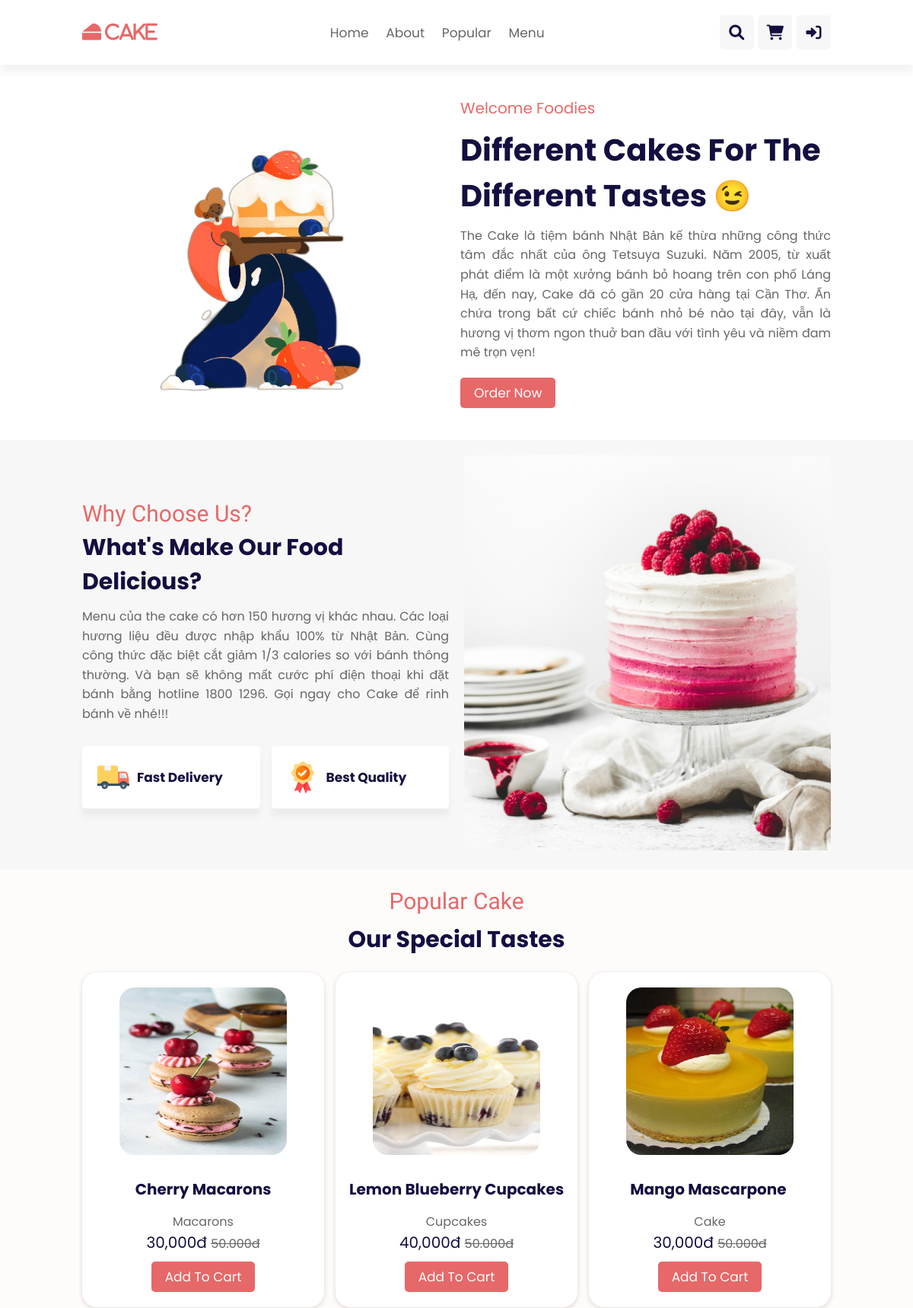
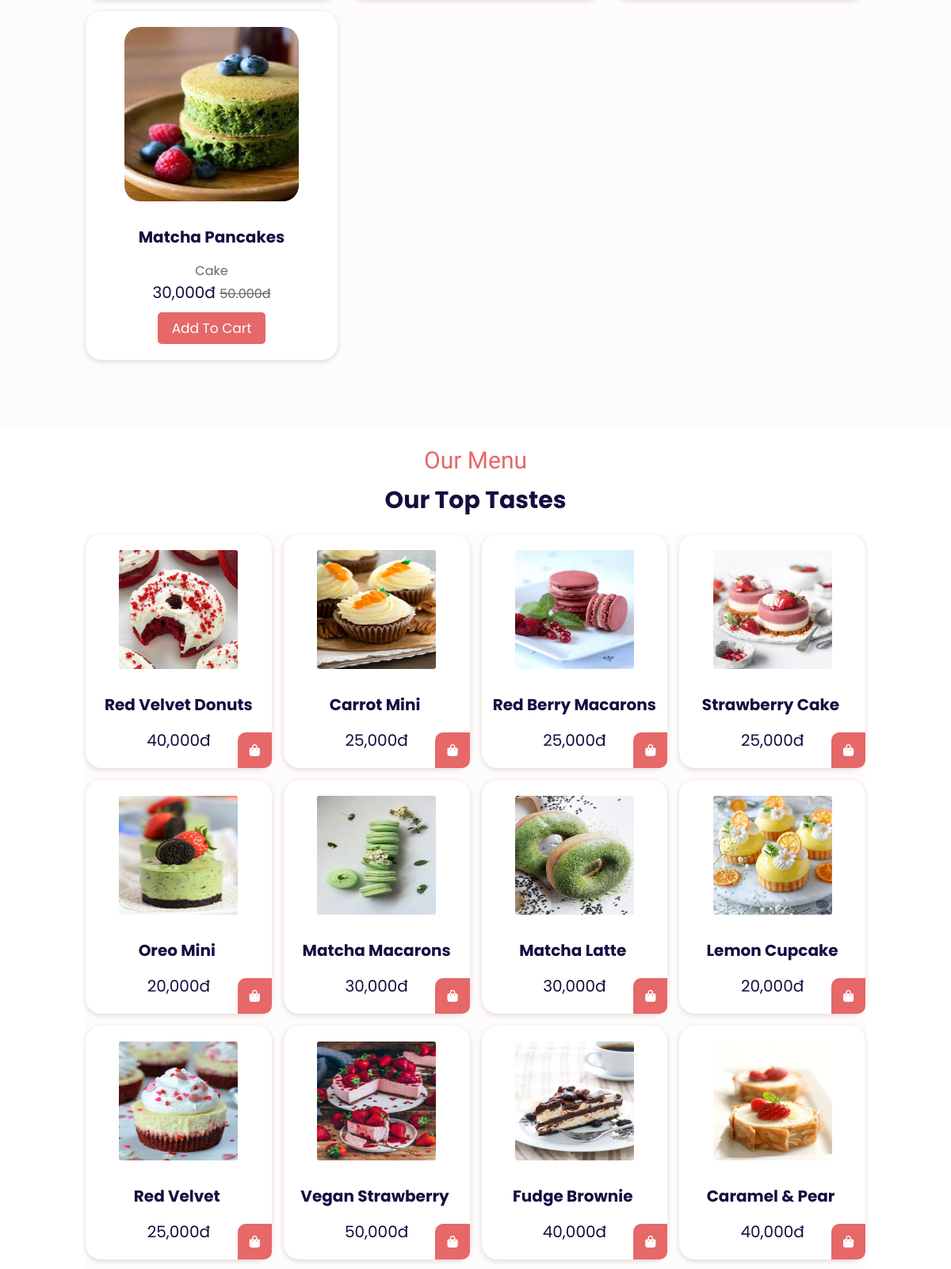
/client/ (upper part), run on the app's committed database (2 pictures, top to bottom).
### tables this page shows
CREATE TABLE `hanghoa` (
  `MSHH` int(5) NOT NULL,
  `TenHH` varchar(100) DEFAULT NULL,
  `MoTa` varchar(10000) DEFAULT NULL,
  `Gia` int(11) DEFAULT NULL,
  `SoLuongHang` int(11) DEFAULT NULL,
  `MaLoaiHang` int(5) DEFAULT NULL
);

CREATE TABLE `hinhhanghoa` (
  `MaHinh` int(5) NOT NULL,
  `TenHinh` varchar(100) DEFAULT NULL,
  `MSHH` int(5) DEFAULT NULL
);

CREATE TABLE `loaihanghoa` (
  `MaLoaiHang` int(5) NOT NULL,
  `TenLoaiHang` varchar(100) DEFAULT NULL
);

### client/index.php (the view, shortened to what this page needs)
<?php
    require_once('../database/config.php');
?>
<!DOCTYPE html>
<html lang="en">
<head>
    <link rel="stylesheet" href="https://cdnjs.cloudflare.com/ajax/libs/font-awesome/6.0.0-beta2/css/all.min.css">
    <link rel="stylesheet" href="./assets/css/styles.css">
</head>
<body>
    <header class="header">
        <a href="./" class="logo"><i class="fas fa-cheese">Cake</i></a>
        <nav class="navbar">
            <a href="#home" class="nav-item">Home</a>
            <a href="#about" class="nav-item">About</a>
            <a href="#popular" class="nav-item">Popular</a>
            <a href="#menu" class="nav-item">Menu</a>
        </nav>
        <div class="nav-icons">
            <div id="search-btn" class="fas fa-search nav-icon-item"></div>
            <div id="cart-btn" class="fas fa-shopping-cart nav-icon-item"></div>
            <?php
                if(isset($_COOKIE['login_kh'])):
                    $id_kh = $_COOKIE['login_kh'];
                    $result_user = $conn->query("SELECT HoTenKH FROM khachhang WHERE MSKH='$id_kh' ");
                    $row = $result_user->fetch_assoc();
                    $fullName = $row['HoTenKH'];
                    $arrName = explode(" ", $fullName);
                    $lastName = array_pop($arrName);
            ?>
            <div class="fas fa-user nav-icon-item" id="user-drop" > <span><?= $lastName ?></span>
                <div class="user-dropdown-content">
                    <a href="./control/Logout_Controller.php" class="drop-item"><i class="fas fa-arrow-circle-right"> <span>Logout</span> </i></a>
                </div>
            </div>
            <?php else: ?>
                <div id="login-btn" class="fas fa-sign-in-alt nav-icon-item"></div>
            <?php endif; ?>
        </div>
    </header>
    <section class="home" id="home">
        <div class="home-image">
            <img src="./assets/img/home.png" alt="" class="home-img">
        </div>
        <div class="home-content">
            <span class="home-welcome">Welcome Foodies</span>
            <h2 class="home-title">Different cakes for the different tastes 😉</h2>
            <p class="description">The Cake là tiệm bánh Nhật Bản kế thừa những công thức tâm đắc nhất
                của ông Tetsuya Suzuki. Năm 2005, từ xuất phát điểm là một xưởng
                bánh bỏ hoang trên con phố Láng Hạ, đến nay, Cake đã có gần 20 cửa hàng
                tại Cần Thơ. Ẩn chứa trong bất cứ chiếc bánh nhỏ bé nào tại đây, vẫn
                là hương vị thơm ngon thuở ban đầu với tình yêu và niềm đam mê trọn vẹn!</p>
            <a href="#menu" class="btn">order now</a>
        </div>
    </section>
    <section class="about" id="about">
        <div class="about-content">
            <span class="mixin-font">why choose us?</span>
            <h3 class="title">what's make our food delicious?</h3>
            <p class="description">Menu của the cake có hơn 150 hương vị khác nhau. Các loại
                hương liệu đều được nhập khẩu 100% từ Nhật Bản. Cùng
                công thức đặc biệt cắt giảm 1/3 calories so với bánh
                thông thường. Và bạn sẽ không mất cước phí điện thoại
                khi đặt bánh bằng hotline 1800 1296. Gọi ngay cho Cake
                để rinh bánh về nhé!!!</p>
            <div class="about-icons-container">
                <div class="about-icons">
                    <img src="./assets/img/serv-1.png" alt="" class="serv-img">
                    <h3>fast delivery</h3>
                </div>
                <div class="about-icons">
                    <img src="./assets/img/serv-2.png" alt="" class="serv-img">
                    <h3>best quality</h3>
                </div>
            </div>
        </div>
        <div class="about-image">
            <img src="./assets/img/banner1.png" alt="" class="about-img">
        </div>
    </section>
    <section class="popular" id="popular">
        <div class="heading">
            <span class="mixin-font">popular cake</span>
            <h3 class="title">our special tastes</h3>
        </div>
        <?php
            $result_hh = $conn->query("SELECT *
                                       FROM hanghoa, hinhhanghoa, loaihanghoa
                                       WHERE hanghoa.MSHH = hinhhanghoa.MSHH AND hanghoa.MaLoaiHang = loaihanghoa.MaLoaiHang
                                       ORDER BY hanghoa.MSHH ASC
                                       LIMIT 4");
        ?>
        <div class="popular-container bd-grid">
            <?php while ($row = $result_hh->fetch_assoc()): ?>
            <div class="popular-box">
                <div class="popular-image">
                    <img src="./img-product/<?= $row['TenHinh'] ?>" onclick="showDetail(<?=$row['MSHH']?>);" alt="" class="popular-img">
                </div>
                <div class="popular-content">
                    <h3><?= $row['TenHH'] ?></h3>
                    <span class="product-category"><?= $row['TenLoaiHang'] ?></span>
                    <div class="popular-price"><?= number_format($row['Gia']) ?>đ <span>50.000đ</span></div>
                    <a href="javascript:void();" onclick="addCart(<?= $row['MSHH']?>, <?= $row['SoLuongHang']?>)" class="btn">add to cart</a>
                </div>
            </div>
            <?php endwhile; ?>
        </div>
    </section>
    <section class="menu" id="menu">
        <div class="heading">
            <span class="mixin-font">our menu</span>
            <h3 class="title">our top tastes</h3>
        </div>
        <?php
            $result_hh = $conn->query("SELECT a.*, b.TenHinh
                                       FROM hanghoa AS a, hinhhanghoa AS b
                                       WHERE a.MSHH = b.MSHH
                                       ORDER BY a.MSHH DESC");
        ?>
        <div class="menu-container bd-grid">
            <?php while ($row = $result_hh->fetch_assoc()): ?>
            <div class="menu-content">
                <img src="./img-product/<?= $row['TenHinh'] ?>" onclick="showDetail(<?=$row['MSHH']?>);" alt="" class="menu-img">
                <h3><?= $row['TenHH'] ?></h3>
                <span class="menu-price"><?= number_format($row['Gia']) ?>đ</span>
                <a href="javascript:void();" onclick="addCart(<?= $row['MSHH'] ?>, <?= $row['SoLuongHang']?>)" class="menu-icon btn"><i class="fas fa-shopping-bag"></i></a>
            </div>
            <?php endwhile; ?>
        </div>
    </section>
</body>
</html>

### data on the page
hanghoa: hinhhanghoa.TenHinh (picture), TenHH "Cherry Macarons", MaLoaiHang.TenLoaiHang "Macarons", Gia "30,000"
hanghoa: hinhhanghoa.TenHinh (picture), TenHH "Lemon Blueberry Cupcakes", MaLoaiHang.TenLoaiHang "Cupcakes", Gia "40,000"
hanghoa: hinhhanghoa.TenHinh (picture), TenHH "Mango…", MaLoaiHang.TenLoaiHang "Cake", Gia "30,000"
hanghoa: hinhhanghoa.TenHinh (picture), TenHH "Matcha Pancakes", MaLoaiHang.TenLoaiHang "Cake", Gia "30,000"
hinhhanghoa: TenHinh (picture), MSHH.TenHH "Red Velvet Donuts", MSHH.Gia "40,000"
hinhhanghoa: TenHinh (picture), MSHH.TenHH "Carrot…", MSHH.Gia "25,000"
hinhhanghoa: TenHinh (picture), MSHH.TenHH "Red Berry Macarons", MSHH.Gia "25,000"
hinhhanghoa: TenHinh (picture), MSHH.TenHH "Strawberry…", MSHH.Gia "25,000"
hinhhanghoa: TenHinh (picture), MSHH.TenHH "Oreo…", MSHH.Gia "20,000"
hinhhanghoa: TenHinh (picture), MSHH.TenHH "Matcha Macarons", MSHH.Gia "30,000"
hinhhanghoa: TenHinh (picture), MSHH.TenHH "Matcha…", MSHH.Gia "30,000"
hinhhanghoa: TenHinh (picture), MSHH.TenHH "Lemon Cupcake", MSHH.Gia "20,000"
hinhhanghoa: TenHinh (picture), MSHH.TenHH "Red…", MSHH.Gia "25,000"
hinhhanghoa: TenHinh (picture), MSHH.TenHH "Vegan…", MSHH.Gia "50,000"
hinhhanghoa: TenHinh (picture), MSHH.TenHH "Fudge…", MSHH.Gia "40,000"
hinhhanghoa: TenHinh (picture), MSHH.TenHH "Caramel &…", MSHH.Gia "40,000"
